Frame 1 (no input): blank canvas, image omitted
Frame 60 (no input): blank canvas, image omitted
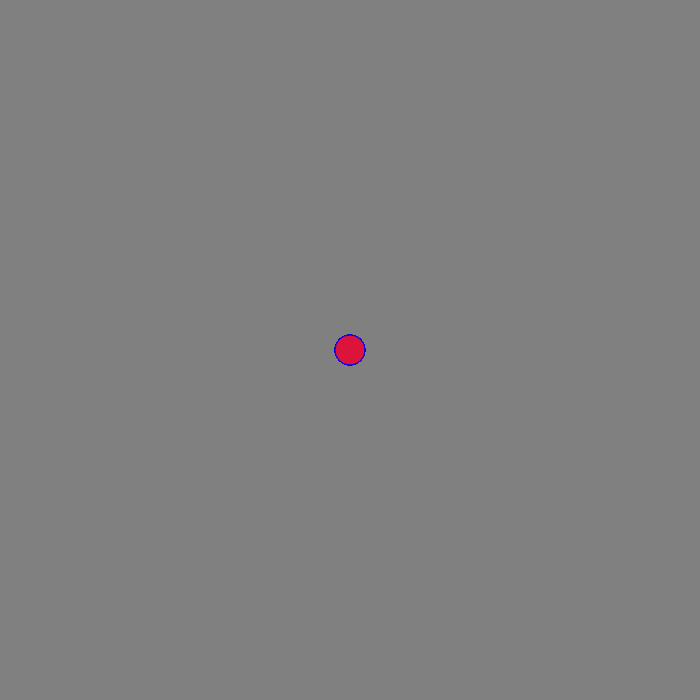
Frame 120 (the mouse pressed at the canvas centre since frame 60)

The p5.js sketch whose frames 1 and 60 were blank and that drew this single picture after the mouse press (run headless with seeded random() and noise() and a simulated clock; from frame 60 on, the mouse is pressed at the canvas centre):

// p5.js sketch
// ── sketch.js
function setup() {
    createCanvas(700, 700);
       background("grey");
  
  }
    
  function draw() {
    
  
  
      stroke("blue");
      fill("crimson");
  
      if(mouseIsPressed){
       circle(mouseX, mouseY, 30, 30);
      }
  }
